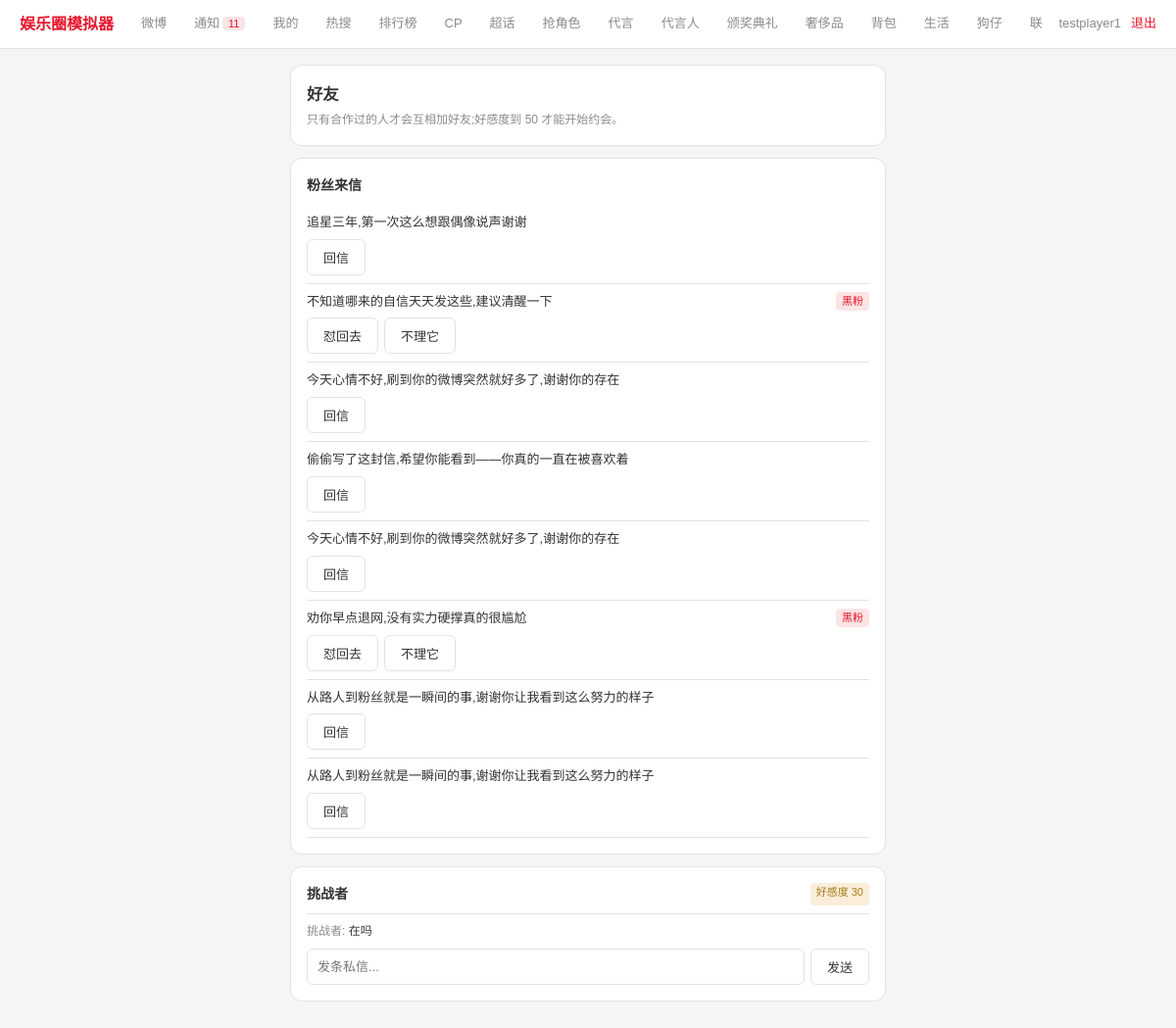
The page /messages (signed in) on the database its author committed.
### tables this page shows
CREATE TABLE fan_letters (
    id          INTEGER PRIMARY KEY AUTOINCREMENT,
    player_id   INTEGER NOT NULL,
    content     TEXT DEFAULT '',
    replied     INTEGER DEFAULT 0,
    created_ts  INTEGER DEFAULT 0
, sentiment TEXT DEFAULT 'fan');

CREATE TABLE players (
    id                  INTEGER PRIMARY KEY AUTOINCREMENT,
    user_id             INTEGER UNIQUE,
    is_npc              INTEGER DEFAULT 0,
    age                 INTEGER DEFAULT 18,
    gender              TEXT DEFAULT '',
    stage_name          TEXT NOT NULL DEFAULT '',
    talents             TEXT DEFAULT '{}',
    hidden_traits       TEXT DEFAULT '[]',
    career_lines        TEXT DEFAULT '[]',
    agency_id           INTEGER,
    fans_count          INTEGER DEFAULT 0,
    core_fan_loyalty    INTEGER DEFAULT 0,
    popularity          INTEGER DEFAULT 0,
    scandal_value       INTEGER DEFAULT 0,
    persona_tag         TEXT DEFAULT '',
    persona_integrity   INTEGER DEFAULT 100,
    cash                INTEGER DEFAULT 0,
    roll_count          INTEGER DEFAULT 0,
    revealed            INTEGER DEFAULT 0,
    energy              INTEGER DEFAULT 100,
    energy_updated      INTEGER DEFAULT 0,
    family_background   TEXT DEFAULT '',
    birthplace          TEXT DEFAULT '',
    true_personality    TEXT DEFAULT '',
    career_state        TEXT DEFAULT 'normal',  -- normal/blackout
    blackout_until_ts    INTEGER DEFAULT 0,
    anti_scandal_reserve INTEGER DEFAULT 0,
    endorsement_reputation INTEGER DEFAULT 0,
    awards_won          INTEGER DEFAULT 0,
    created_ts          INTEGER DEFAULT 0, fan_club_name TEXT DEFAULT '', fan_club_color TEXT DEFAULT '', notifications_seen_ts INTEGER DEFAULT 0, health INTEGER DEFAULT 100, last_rest_ts INTEGER DEFAULT 0, last_travel_ts INTEGER DEFAULT 0,
    FOREIGN KEY (user_id) REFERENCES users(id)
);

CREATE TABLE private_messages (
    id             INTEGER PRIMARY KEY AUTOINCREMENT,
    from_player_id INTEGER NOT NULL,
    to_player_id   INTEGER NOT NULL,
    content        TEXT DEFAULT '',
    created_ts     INTEGER DEFAULT 0
, read INTEGER DEFAULT 0);

### app.py (the view)
@app.route('/messages')
@login_required
def messages_page():
    me_player = me()
    if not me_player:
        return redirect(url_for('login'))
    friend_rows = q("""SELECT * FROM friendships WHERE player_a_id=? OR player_b_id=?
                       ORDER BY affinity DESC""", (me_player['id'], me_player['id']))
    friends = []
    for f in friend_rows:
        friend_id = f['player_b_id'] if f['player_a_id'] == me_player['id'] else f['player_a_id']
        friend = q("SELECT id, stage_name, is_npc FROM players WHERE id=?", (friend_id,), one=True)
        if not friend:
            continue
        thread = q("""SELECT * FROM private_messages WHERE (from_player_id=? AND to_player_id=?)
                     OR (from_player_id=? AND to_player_id=?) ORDER BY created_ts DESC LIMIT 10""",
                   (me_player['id'], friend_id, friend_id, me_player['id']))
        friends.append({'friend': friend, 'affinity': f['affinity'],
                         'can_date': f['affinity'] >= FRIEND_AFFINITY_DATING_THRESHOLD,
                         'thread': list(reversed(thread))})
    fan_letters = q("SELECT * FROM fan_letters WHERE player_id=? AND replied=0 ORDER BY created_ts DESC",
                    (me_player['id'],))
    run("UPDATE private_messages SET read=1 WHERE to_player_id=? AND read=0", (me_player['id'],))
    return render_template('messages.html', friends=friends, me_id=me_player['id'],
                            dating_threshold=FRIEND_AFFINITY_DATING_THRESHOLD, fan_letters=fan_letters)

### app.py (called while the page is built)
def get_db():
    db = getattr(g, '_db', None)
    if db is None:
        db = g._db = sqlite3.connect(DB_PATH)
        db.row_factory = sqlite3.Row
        db.execute("PRAGMA journal_mode=WAL")
        db.execute("PRAGMA foreign_keys=ON")
    return db

def q(sql, args=(), one=False):
    cur = get_db().execute(sql, args)
    return cur.fetchone() if one else cur.fetchall()

def run(sql, args=()):
    db = get_db()
    cur = db.execute(sql, args)
    db.commit()
    return cur

def login_required(f):
    @wraps(f)
    def w(*a, **kw):
        if 'uid' not in S:
            return redirect(url_for('login'))
        return f(*a, **kw)
    return w

def get_effective_energy(player_id):
    row = q("SELECT energy, energy_updated FROM players WHERE id=?", (player_id,), one=True)
    if not row:
        return 0
    base_ts = row['energy_updated'] or now_ts()
    elapsed = now_ts() - base_ts
    regen = elapsed // ENERGY_REGEN_SECONDS
    if regen <= 0:
        return row['energy']
    new_energy = min(MAX_ENERGY, row['energy'] + regen)
    new_updated = base_ts + regen * ENERGY_REGEN_SECONDS
    run("UPDATE players SET energy=?, energy_updated=? WHERE id=?", (new_energy, new_updated, player_id))
    return new_energy

def me():
    uid = S.get('uid')
    if not uid:
        return None
    row = q("SELECT * FROM players WHERE user_id=?", (uid,), one=True)
    if not row:
        return None
    player = dict(row)
    player['energy'] = get_effective_energy(player['id'])
    return player

@app.context_processor
def inject_notification_count():
    player = me()
    if not player:
        return {'notification_count': 0}
    return {'notification_count': get_notification_count(player['id'])['total']}

### templates/messages.html (shortened to what this page needs)
{% extends "base.html" %}
{% block content %}
<div class="card">
  <h3 style="margin-bottom:4px">好友</h3>
  <p class="muted">只有合作过的人才会互相加好友;好感度到 {{ dating_threshold }} 才能开始约会。</p>
</div>
{% if fan_letters %}
<div class="card">
  <h4 style="margin-bottom:8px">粉丝来信</h4>
  {% for letter in fan_letters %}
  <div style="padding:8px 0;border-bottom:1px solid var(--bd)">
    <div style="display:flex;justify-content:space-between;align-items:flex-start;gap:8px">
      <p style="font-size:13px">{{ letter.content }}</p>
      {% if letter.sentiment == 'hater' %}<span class="badge badge-red" style="white-space:nowrap">黑粉</span>{% endif %}
    </div>
    {% if letter.sentiment == 'hater' %}
    <div style="display:flex;gap:6px;margin-top:6px">
      <form method="post" action="{{ url_for('fan_letter_clapback') }}">
        <button class="btn">怼回去</button>
      </form>
      <form method="post" action="{{ url_for('fan_letter_dismiss') }}">
        <button class="btn">不理它</button>
      </form>
    </div>
    {% else %}
    <form method="post" action="{{ url_for('fan_letter_reply') }}" style="margin-top:6px">
      <button class="btn">回信</button>
    </form>
    {% endif %}
  </div>
  {% endfor %}
</div>
{% endif %}
{% for f in friends %}
<div class="card">
  <div style="display:flex;justify-content:space-between">
    <b>{{ f.friend.stage_name }}{% if f.friend.is_npc %} <span class="badge badge-gold">NPC</span>{% endif %}</b>
    <span class="badge {% if f.can_date %}badge-green{% else %}badge-gold{% endif %}">
      好感度 {{ f.affinity }}{% if f.can_date %} · 可以约会{% endif %}
    </span>
  </div>
  {% if f.thread %}
  <div style="margin-top:8px;border-top:1px solid var(--bd);padding-top:8px">
    {% for m in f.thread %}
    <div style="font-size:12px;margin-bottom:4px">
      <span class="muted">{{ '我' if m.from_player_id == me_id else f.friend.stage_name }}:</span>
      {{ m.content }}
    </div>
    {% endfor %}
  </div>
  {% endif %}
  <form method="post" action="{{ url_for('messages_send') }}" style="display:flex;gap:6px;margin-top:8px">
    <input name="content" placeholder="发条私信..." style="flex:1">
    <button class="btn" style="white-space:nowrap">发送</button>
  </form>
</div>
{% else %}
<div class="card muted">还没有好友——先去联合营业里找人合作一次,合作过才能加好友。</div>
{% endfor %}
{% endblock %}

### templates/base.html (style rules this page uses)
:root { --bg:#f5f5f5;--sf:#ffffff;--sf2:#f0f0f0;--bd:#e3e3e3; --red:#e6162d;--red-dim:#fbe4e6; --text:#333333;--muted:#8b8b8b; --green:#2e8b57;--gold:#a67c1a; }
* { box-sizing:border-box;margin:0;padding:0 }
body { background:var(--bg);color:var(--text); font-family:"PingFang SC","Microsoft YaHei",sans-serif; font-size:14px;line-height:1.6;min-height:100vh }
.card { background:var(--sf);border:1px solid var(--bd);border-radius:12px;padding:16px;margin-bottom:12px }
.btn { display:inline-block;background:var(--sf);border:1px solid var(--bd);border-radius:6px; padding:8px 16px;font-size:13px;cursor:pointer;color:var(--text) }
input,select,textarea { width:100%;padding:8px 10px;border:1px solid var(--bd);border-radius:6px; font-size:13px;font-family:inherit;background:var(--sf);color:var(--text) }
.muted { color:var(--muted);font-size:12px }
.badge { font-size:11px;padding:1px 6px;border-radius:4px }
.badge-red { background:#fbe4e6;color:var(--red) }
.badge-gold { background:#faeeda;color:var(--gold) }

### rows shown on the page
fan_letters: content "追星三年,第一次这么想跟偶像说声谢谢"
fan_letters: content "不知道哪来的自信天天发这些,建议清醒一下", sentiment "黑粉"
fan_letters: content "今天心情不好,刷到你的微博突然就好多了,谢谢你的存在"
fan_letters: content "偷偷写了这封信,希望你能看到——你真的一直在被喜欢着"
fan_letters: content "今天心情不好,刷到你的微博突然就好多了,谢谢你的存在"
fan_letters: content "劝你早点退网,没有实力硬撑真的很尴尬", sentiment "黑粉"
fan_letters: content "从路人到粉丝就是一瞬间的事,谢谢你让我看到这么努力的样子"
fan_letters: content "从路人到粉丝就是一瞬间的事,谢谢你让我看到这么努力的样子"
players: friend.stage_name "挑战者", stage_name "挑战者"
private_messages: content "在吗"

### other values the page prints
{{ notification_count }} "11"
{{ session.get('uname') }} "testplayer1"
{{ dating_threshold }} "50"
{{ f.affinity }} "30"
